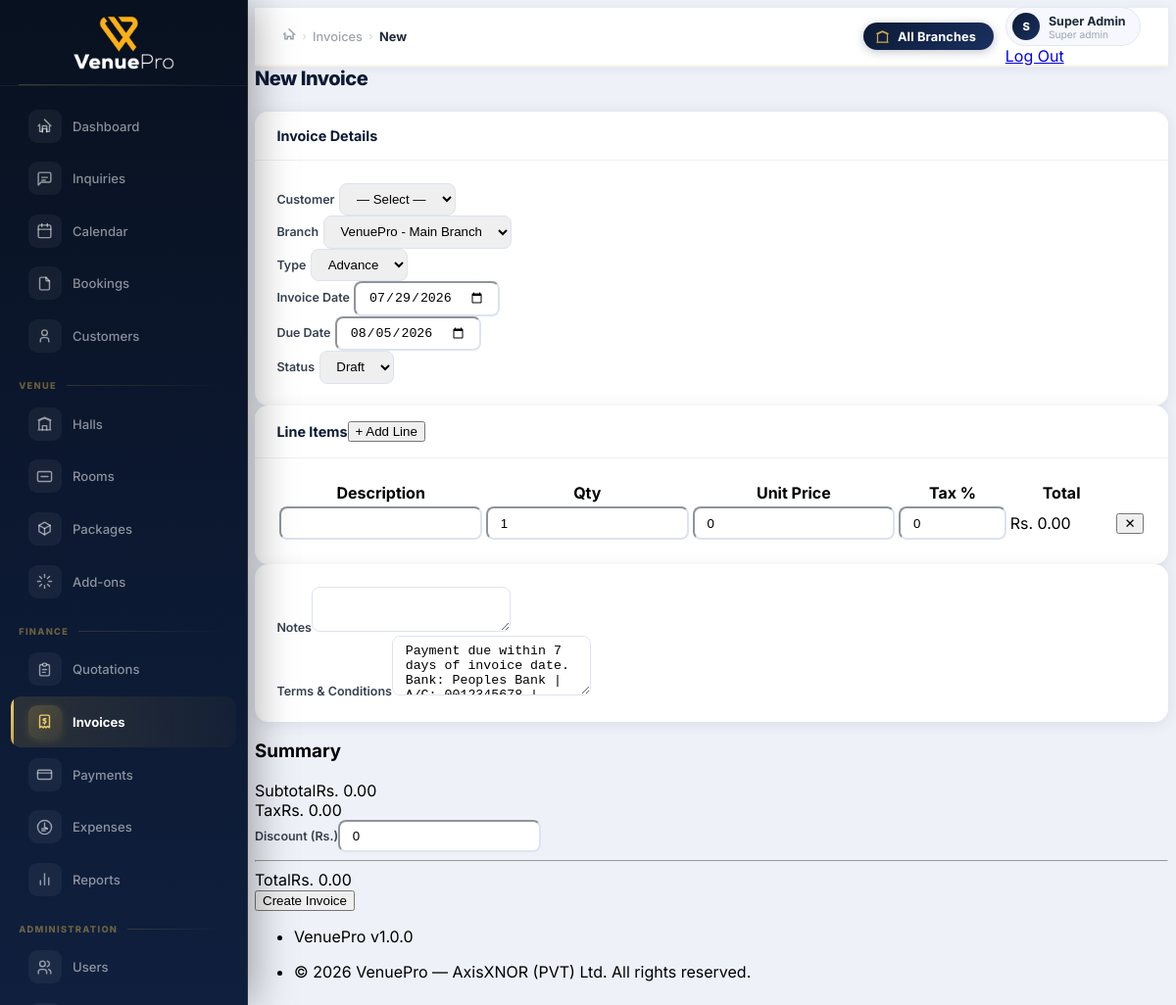
The page /modules/invoices/create.php (signed in) on the database its author committed.
### tables this page shows
CREATE TABLE `users` (
  `id` int(11) NOT NULL AUTO_INCREMENT,
  `branch_id` int(11) DEFAULT NULL,
  `role_id` int(11) NOT NULL,
  `user_id` varchar(20) DEFAULT NULL,
  `username` varchar(100) DEFAULT NULL,
  `name` varchar(150) NOT NULL,
  `email` varchar(150) NOT NULL,
  `password` varchar(255) NOT NULL,
  `phone` varchar(20) DEFAULT NULL,
  `avatar` varchar(255) DEFAULT NULL,
  `language` enum('en','ta','si') DEFAULT 'en',
  `is_active` tinyint(1) DEFAULT 1,
  `last_login` timestamp NULL DEFAULT NULL,
  `created_at` timestamp DEFAULT current_timestamp(),
  `updated_at` timestamp DEFAULT current_timestamp() ON UPDATE current_timestamp(),
  PRIMARY KEY (`id`),
  UNIQUE KEY `email` (`email`),
  UNIQUE KEY `user_id` (`user_id`),
  KEY `branch_id` (`branch_id`),
  KEY `role_id` (`role_id`),
  FOREIGN KEY (`branch_id`) REFERENCES `branches`(`id`) ON DELETE SET NULL,
  FOREIGN KEY (`role_id`) REFERENCES `roles`(`id`)
);

CREATE TABLE `roles` (
  `id` int(11) NOT NULL AUTO_INCREMENT,
  `name` varchar(50) NOT NULL,
  `slug` varchar(50) NOT NULL,
  `description` text DEFAULT NULL,
  PRIMARY KEY (`id`),
  UNIQUE KEY `slug` (`slug`)
);

CREATE TABLE `branches` (
  `id` int(11) NOT NULL AUTO_INCREMENT,
  `business_id` int(11) DEFAULT NULL,
  `name` varchar(150) NOT NULL,
  `address` text DEFAULT NULL,
  `city` varchar(100) DEFAULT NULL,
  `phone` varchar(20) DEFAULT NULL,
  `email` varchar(150) DEFAULT NULL,
  `logo` varchar(255) DEFAULT NULL,
  `is_active` tinyint(1) DEFAULT 1,
  `created_at` timestamp DEFAULT current_timestamp(),
  PRIMARY KEY (`id`),
  KEY `business_id` (`business_id`)
);

### modules/invoices/create.php (the view, shortened to what the rows shown need)
<?php
Auth::check();
$db = Database::getInstance();
$branches  = $db->fetchAll("SELECT id,name FROM branches WHERE is_active=1");
require_once ROOT_PATH . '/includes/header.php';
?>
<div class="vp-page-header d-print-none">
  <div class="d-flex align-items-center"><h1 class="vp-page-title">New Invoice</h1></div>
</div>
<form method="post">
<div class="row">
  <div class="col-lg-8">
    <div class="card vp-card mb-3">
      <div class="card-body">
        <div class="row mb-3">
          <?php if (Auth::isSuperAdmin()): ?>
          <div class="col-md-6">
            <label class="form-label">Branch</label>
            <select name="branch_id" class="form-select">
              <?php foreach ($branches as $b): ?><option value="<?= $b['id'] ?>" <?= ($cu['branch_id']??$b['id'])==$b['id']?'selected':'' ?>><?= Helper::sanitize($b['name']) ?></option><?php endforeach; ?>
            </select>
          </div>
          <?php endif; ?>
        </div>
      </div>
    </div>
    <div class="card vp-card mb-3">
      <div class="card-body p-0">
        <table class="table table-sm mb-0">
          <thead><tr><th>Description</th><th style="width:80px">Qty</th><th style="width:120px">Unit Price</th><th style="width:80px">Tax %</th><th style="width:110px">Total</th><th></th></tr></thead>
        </table>
      </div>
    </div>
  </div>
</div>
</form>
<?php require_once ROOT_PATH . '/includes/footer.php'; ?>

### includes/header.php (shortened to what the rows shown need)
<!doctype html>
<html lang="<?= Lang::current() ?>">
<head>
  <link rel="stylesheet" href="https://cdn.jsdelivr.net/npm/@tabler/core@1.0.0-beta21/dist/css/tabler.min.css">
  <link rel="stylesheet" href="<?= BASE_URL ?>/assets/css/app.css">
</head>
<body class="antialiased">
<?php $cu = Auth::currentUser(); ?>
<div class="wrapper">
  <div class="page-wrapper">
    <div class="vp-topbar">
      <div class="vp-topbar-right">
        <div class="nav-item dropdown">
          <a href="#" class="vp-topbar-user" data-bs-toggle="dropdown">
            <div class="vp-topbar-avatar"><?= strtoupper(substr($cu['name'], 0, 1)) ?></div>
            <div class="d-none d-md-block">
              <div class="vp-topbar-uname"><?= Helper::sanitize($cu['name']) ?></div>
              <div class="vp-topbar-urole"><?= ucfirst(str_replace('_', ' ', $cu['role'])) ?></div>
            </div>
          </a>
        </div>
      </div>
    </div>
    <div class="page-body">
      <div class="container-xl">

### rows shown on the page
users: name "S", name "Super Admin", role.slug "Super admin", branch_id "VenuePro - Main Branch"

### other values the page prints
Helper::sanitize($bc['label']) "Invoices"
Helper::sanitize($bc['label']) "New"
APP_NAME "VenuePro"
APP_VERSION "1.0.0"
form field invoice_type "Advance"
form field status "Draft"
